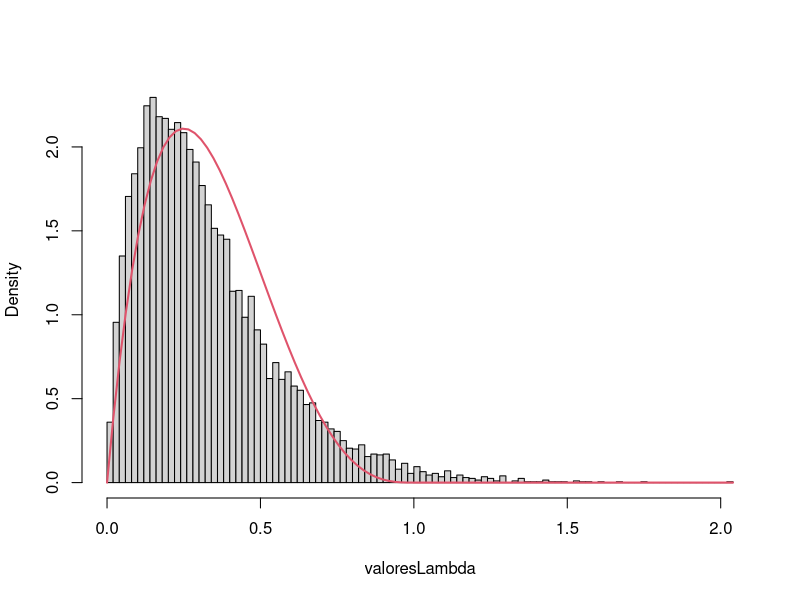
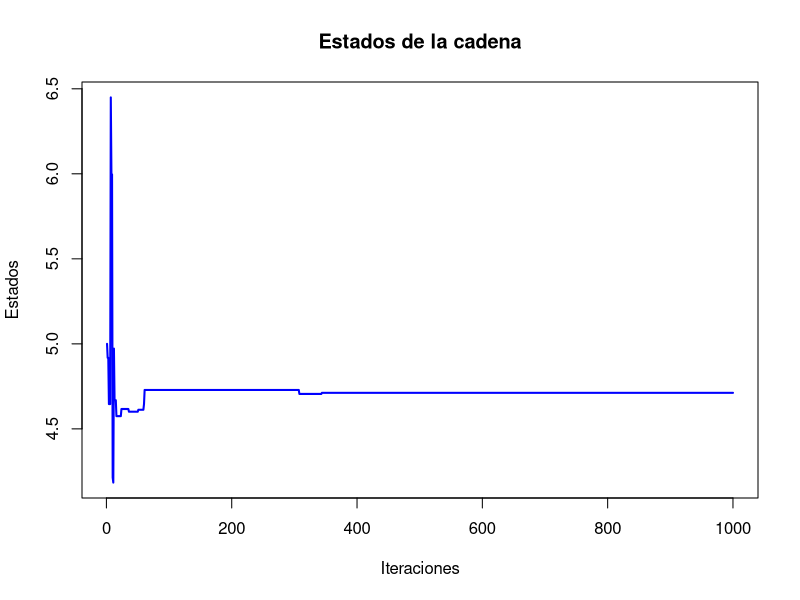
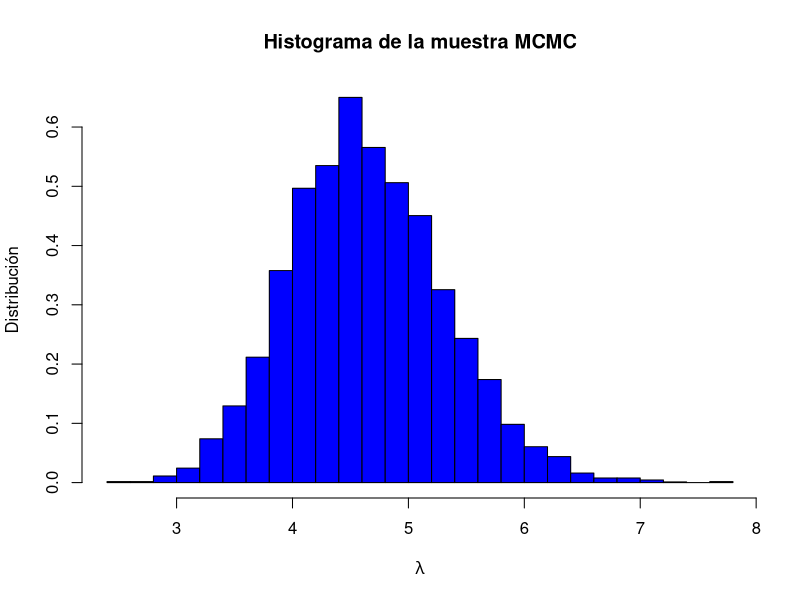
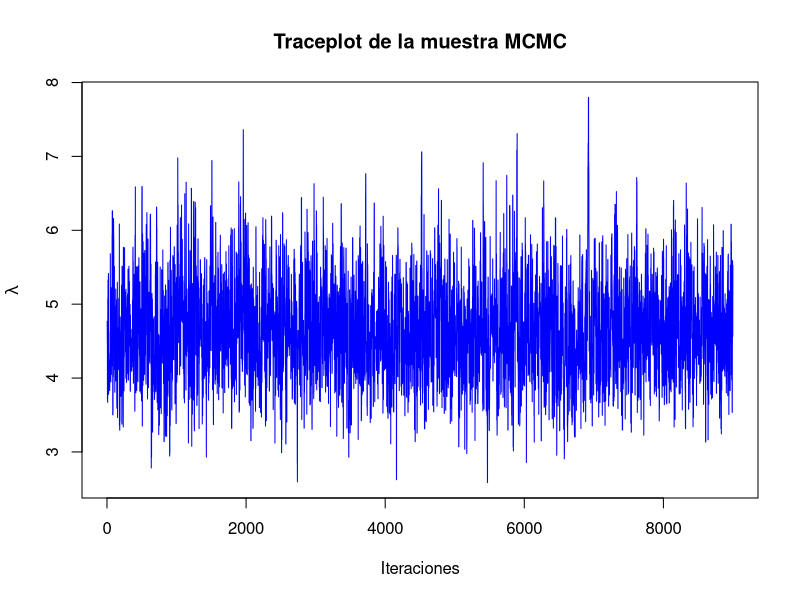
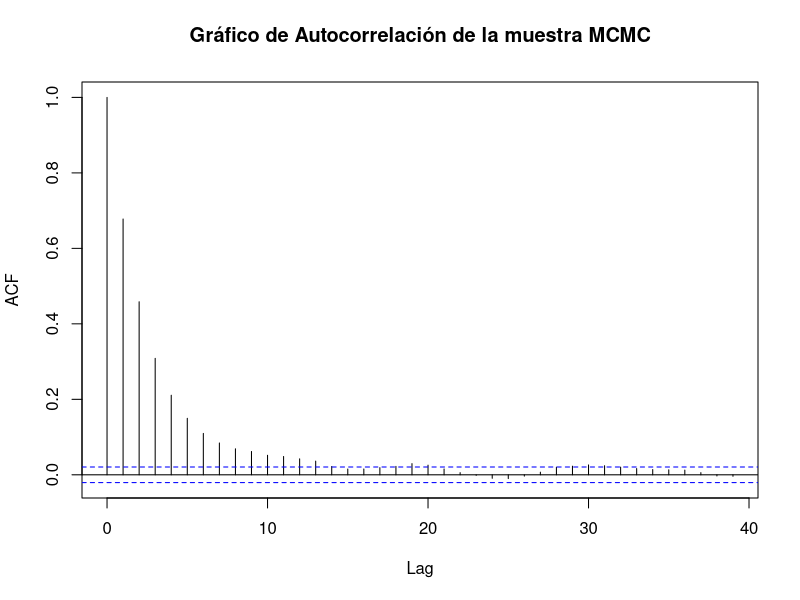
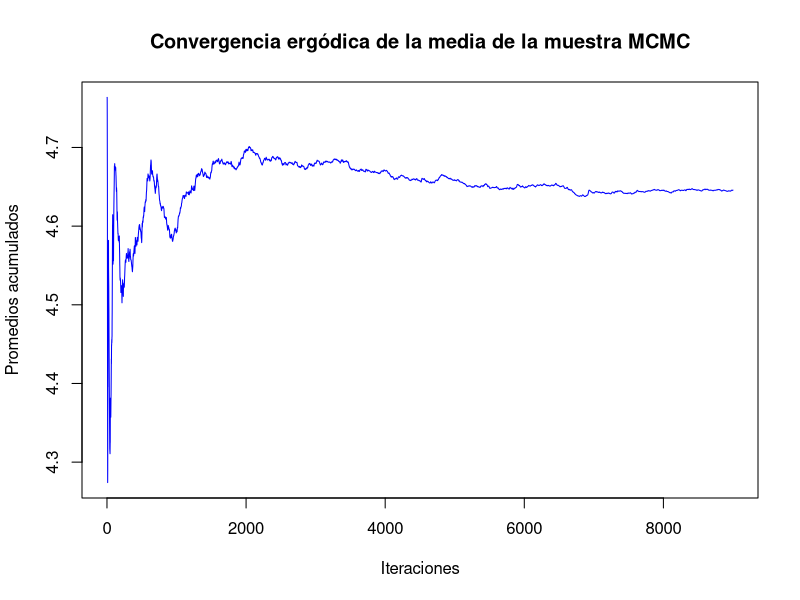

The R script that drew these images, in order:
## ---- chunk 1
#set.seed(2024)
## ---- chunk 2
f <- function(x) {
  exp(-x^2) / (1 + x^2)
}
## ---- chunk 3
set.seed(875)
# Método de Montecarlo para aproximar la integral
montecarlo_integration <- function(N) {
  # Generamos N muestras aleatorias entre 0 y 1
  x <- runif(N, 0, 1)
  
  # Evaluamos la función en los puntos muestreados
  fx <- f(x)
  
  # Estimar la integral como el promedio de f(x)
  integral_estimate <- mean(fx)

  return(integral_estimate)
}

N <- 100000  # número de muestras

montecarlo_result <- montecarlo_integration(N)

cat("Aproximación de la integral por Montecarlo:", montecarlo_result, "\n")

## ---- chunk 4
integral_exacta <- integrate(f, 0, 1)
cat("Aproximación de la integral por Integrate:", integral_exacta$value, "\n")
cat("El error absoluto de Integrate:", integral_exacta$abs.error, "\n")
## ---- chunk 5
abs(montecarlo_result - integral_exacta$value)
## ---- chunk 6
f_L <- function(L) {
  return(exp(-L)) 
}
## ---- chunk 7
g_L <- function(L) {
  return(dnorm(L, mean = 3, sd = 2))
}
## ---- chunk 8
# Establecemos la semilla
set.seed(54321)

n <- 10^4  # número de muestras
L_samples <- numeric(0)  # Inicializamos el vector de muestras

# Rechazamos valores negativos
while (length(L_samples) < n) {
  samples <- rnorm(n, mean = 3, sd = 2)  # Generamos n muestras de N(3, 2^2)
  L_samples <- c(L_samples, samples[samples > 0])  
  # Solo conservamos las positivas por la restricción
  L_samples <- L_samples[1:n]  # Aseguramos que solo tengamos n muestras
}

pesos <- f_L(L_samples) / g_L(L_samples)
# Filtrar valores infinitos o NA en los pesos de importancia
pesos_validos <- is.finite(pesos) & !is.na(pesos)
L_samples <- L_samples[pesos_validos]
pesos <- pesos[pesos_validos]

# Calcular la pérdida esperada
perdidas_esperadas <- mean(L_samples * pesos)

cat("La estimación del valor esperado de la pérdida usando muestreo por importancia es:", 
    perdidas_esperadas, "\n")

## ---- chunk 9
tiempos <- c(2.72, 1.93, 1.76, 0.49, 6.12, 0.43, 4.01, 1.71, 2.01, 5.96)

# Definición de las funciones de densidad
objetivo <- function(lambda, x) {
  lambda * exp(-lambda * x)
}

previa <- function(lambda) {
  dgamma(lambda, shape = 2, rate = 1)
}
## ---- chunk 10
n <- 10000
valoresLambda <- numeric(n)

for (i in 1:n) {
  repeat {
    # Generar candidato de la distribución prior
    lambda <- rgamma(1, shape = 2, rate = 1)
    
    # Generar variable uniforme
    u <- runif(1)
    
    # Verificar aceptación
    if (u < min(objetivo(lambda, tiempos) / previa(lambda))) {
      valoresLambda[i] <- lambda
      break
    }
  }
}
## ---- chunk 11
ngen <- n  
cat("Número de generaciones = ", ngen, "\n")
cat("Número medio de aceptados = ", ngen / 10^4, "\n")
cat("Proporción de rechazos = ", 1 - 10^4 / ngen, "\n")

lambda_est <- mean(valoresLambda)
cat("Valor de lambda estimado = ", lambda_est)

hist(valoresLambda, breaks = "FD", freq = FALSE, main = "")
curve(dbeta(x, 2, 4), col = 2, lwd = 2, add = TRUE)
## ---- chunk 12
cred_interval <- quantile(valoresLambda, probs = c(0.005, 0.995))
cat("Intervalo de credibilidad al 99%: [", cred_interval[1], ", ", cred_interval[2], "]\n")
## ---- chunk 13
lambda_hip <- 0.5
if(lambda_hip >= cred_interval[1] && lambda_hip <= cred_interval[2]) {
  cat("No se rechaza la hipótesis lambda = 0.5, está dentro del intervalo de credibilidad.\n")
} else {
  cat("Se rechaza la hipótesis lambda = 0.5, está fuera del intervalo de credibilidad.\n")
}
## ---- chunk 14
f <- function(x) {
  return(exp(sin(10 * x) / (10 * cos(x))))
}
## ---- chunk 15
resim <- function(f, alpha = 0.5, s0 = 5, niter = 1000, mini = 0, maxi = 10) {
  s_n <- s0
  estados <- rep(0, niter)
  iter_count <- 0
  for (k in 1:niter) {
    estados[k] <- s_n
    T <- (1 - alpha)^k  # Enfriamiento
    s_new <- rnorm(1, s_n, 1)
    
    # Asegurarse de que la nueva solución esté dentro de los límites
    if (s_new < mini) { s_new <- mini }
    if (s_new > maxi) { s_new <- maxi }
    
    dif <- f(s_new) - f(s_n)
    if (dif < 0) {
      s_n <- s_new
    } else {
      random <- runif(1, 0, 1)
      if (random < exp(-dif / T)) {
        s_n <- s_new
      }
    }
    iter_count <- iter_count + 1
  }
  return(list(r = s_n, e = estados))
}
## ---- chunk 16
Resultado <- resim(f, 0.1, 5, 1000, 0, 10)
## ---- chunk 17
Resultado$r  # Minimo global
plot(Resultado$e, type = "l", col = "blue", lwd = 2, 
     ylab = "Estados", xlab = "Iteraciones", main = "Estados de la cadena")
## ---- chunk 18
set.seed(77)
# Muestra
data <- c(4, 2, 5, 6, 3, 4, 7, 5, 6, 4)
#Numero de iteraciones
n<-10000
#Periodo quemado
L<-1000
#Lambda artibtrario de inicio
lambda_inicio<-runif(1,0,10)

# Función de verosimilitud de Poisson
poisson <- function(lambda, data) {
  prod(dpois(data, lambda))
}

# Función de distribución gamma a priori
gamma_prior <- function(lambda, alpha , beta ) {
  dgamma(lambda, shape = alpha, scale = beta)
}

# Algoritmo de Metropolis-Hastings
metropolis_hastings <- function(data, N = n, lambda_inicial = lambda_inicio, 
                                alpha = 3, beta = 2) {
  
  
  Intentos_lambda <- numeric(N)
  Intentos_lambda[1] <- lambda_inicial
  lambda_actual <- lambda_inicial
  Saltos <- 0
  
  for (i in 2:N) {
    propuesta <- rnorm(1, mean = lambda_actual, sd = 1)  # Propuesta
    
    if (propuesta > 0) {  # Para evitar valores negativos de lambda, pues es una poisson 
      
      #Usando el factor de bayes, la propuesta/la actual
      Aceptacion <- (poisson(propuesta, data) * gamma_prior(propuesta, alpha, beta)) /
                          (poisson(lambda_actual, data) * gamma_prior(lambda_actual, 
                                                                      alpha, beta))
      
      #Criterio de Aceptacion o Rechazo
      if (runif(1) < Aceptacion) {
        lambda_actual <- propuesta
        Saltos <- Saltos + 1
      }
    }
    Intentos_lambda[i] <- lambda_actual
  }
  return(list(Intentos_lambda = Intentos_lambda[(L+1):N], Saltos = Saltos))
}

# Ejecutar el algoritmo con n = 10000
Muestras_MCMC <- metropolis_hastings(data)$Intentos_lambda
## ---- chunk 19
hist(Muestras_MCMC, breaks = 30, prob = TRUE, main = "Histograma de la muestra MCMC",
     xlab = expression(lambda),ylab = "Distribución", col = "blue")
## ---- chunk 20
plot(Muestras_MCMC, type = "l", main = "Traceplot de la muestra MCMC",
     xlab = "Iteraciones", ylab = expression(lambda), col = "blue")
## ---- chunk 21
acf(Muestras_MCMC, main = "Gráfico de Autocorrelación de la muestra MCMC")
## ---- chunk 22
#Normalmente es la suma acumulada/(Iteracion-periodo_quemado)

mean_muestras <- cumsum(Muestras_MCMC) / seq_along(Muestras_MCMC)
plot(mean_muestras, type = "l", main = "Convergencia ergódica de la media de la muestra MCMC",
     xlab = "Iteraciones", ylab = "Promedios acumulados", col = "blue")
## ---- chunk 23
mean_lambda <- mean(Muestras_MCMC)
cat("Estimación de lambda:", mean_lambda, "\n")

cat("Tasa de aceptación \n","NumeroSaltos/TotalIteraciones:" , 
    (metropolis_hastings(data)$Saltos)/(n-L) ,"\n")
